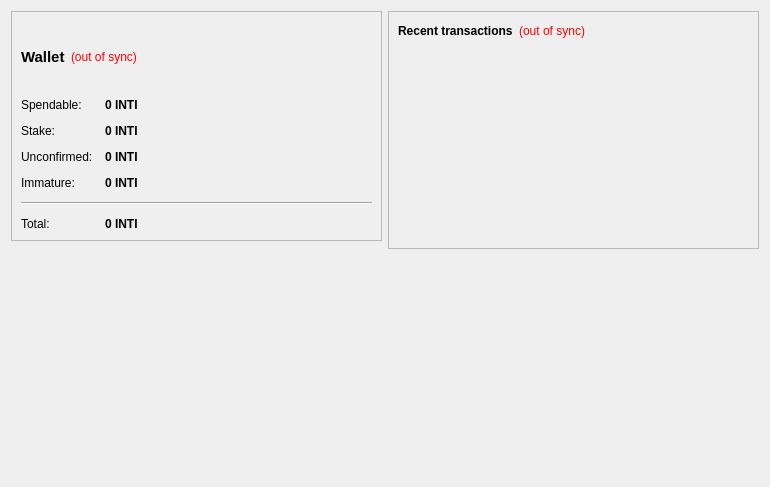
<?xml version="1.0" encoding="UTF-8"?>
<ui version="4.0">
 <class>OverviewPage</class>
 <widget class="QWidget" name="OverviewPage">
  <property name="geometry">
   <rect>
    <x>0</x>
    <y>0</y>
    <width>770</width>
    <height>487</height>
   </rect>
  </property>
  <property name="windowTitle">
   <string>Form</string>
  </property>
  <layout class="QHBoxLayout" name="horizontalLayout" stretch="1,1">
   <item>
    <layout class="QVBoxLayout" name="verticalLayout_2">
     <item>
      <widget class="QFrame" name="frame">
       <property name="frameShape">
        <enum>QFrame::StyledPanel</enum>
       </property>
       <property name="frameShadow">
        <enum>QFrame::Raised</enum>
       </property>
       <layout class="QVBoxLayout" name="verticalLayout_4">
        <item>
         <layout class="QHBoxLayout" name="horizontalLayout_4">
          <item>
           <widget class="QLabel" name="label_5">
            <property name="font">
             <font>
              <pointsize>11</pointsize>
              <weight>75</weight>
              <bold>true</bold>
             </font>
            </property>
            <property name="text">
             <string>Wallet</string>
            </property>
           </widget>
          </item>
          <item>
           <widget class="QLabel" name="labelWalletStatus">
            <property name="toolTip">
             <string>The displayed information may be out of date. Your wallet automatically synchronizes with the INTICOIN network after a connection is established, but this process has not completed yet.</string>
            </property>
            <property name="styleSheet">
             <string notr="true">QLabel { color: red; }</string>
            </property>
            <property name="text">
             <string notr="true">(out of sync)</string>
            </property>
            <property name="alignment">
             <set>Qt::AlignLeading|Qt::AlignLeft|Qt::AlignVCenter</set>
            </property>
           </widget>
          </item>
          <item>
           <spacer name="horizontalSpacer_2">
            <property name="orientation">
             <enum>Qt::Horizontal</enum>
            </property>
            <property name="sizeHint" stdset="0">
             <size>
              <width>40</width>
              <height>20</height>
             </size>
            </property>
           </spacer>
          </item>
         </layout>
        </item>
        <item>
         <layout class="QFormLayout" name="formLayout_2">
          <property name="fieldGrowthPolicy">
           <enum>QFormLayout::AllNonFixedFieldsGrow</enum>
          </property>
          <property name="horizontalSpacing">
           <number>12</number>
          </property>
          <property name="verticalSpacing">
           <number>12</number>
          </property>
          <item row="0" column="0">
           <widget class="QLabel" name="label">
            <property name="text">
             <string>Spendable:</string>
            </property>
           </widget>
          </item>
          <item row="0" column="1">
           <widget class="QLabel" name="labelBalance">
            <property name="font">
             <font>
              <weight>75</weight>
              <bold>true</bold>
             </font>
            </property>
            <property name="cursor">
             <cursorShape>IBeamCursor</cursorShape>
            </property>
            <property name="toolTip">
             <string>Your current spendable balance</string>
            </property>
            <property name="text">
             <string notr="true">0 INTI</string>
            </property>
            <property name="textInteractionFlags">
             <set>Qt::LinksAccessibleByMouse|Qt::TextSelectableByKeyboard|Qt::TextSelectableByMouse</set>
            </property>
           </widget>
          </item>
          <item row="1" column="0">
           <widget class="QLabel" name="label_stake">
            <property name="text">
             <string>Stake:</string>
            </property>
           </widget>
          </item>
          <item row="1" column="1">
           <widget class="QLabel" name="labelStake">
            <property name="font">
             <font>
              <weight>75</weight>
              <bold>true</bold>
             </font>
            </property>
            <property name="cursor">
             <cursorShape>IBeamCursor</cursorShape>
            </property>
            <property name="toolTip">
             <string>Total of coins that was staked, and do not yet count toward the current balance</string>
            </property>
            <property name="text">
             <string notr="true">0 INTI</string>
            </property>
            <property name="textInteractionFlags">
             <set>Qt::LinksAccessibleByMouse|Qt::TextSelectableByKeyboard|Qt::TextSelectableByMouse</set>
            </property>
           </widget>
          </item>
          <item row="2" column="0">
           <widget class="QLabel" name="label_3">
            <property name="text">
             <string>Unconfirmed:</string>
            </property>
           </widget>
          </item>
          <item row="2" column="1">
           <widget class="QLabel" name="labelUnconfirmed">
            <property name="font">
             <font>
              <weight>75</weight>
              <bold>true</bold>
             </font>
            </property>
            <property name="cursor">
             <cursorShape>IBeamCursor</cursorShape>
            </property>
            <property name="toolTip">
             <string>Total of transactions that have yet to be confirmed, and do not yet count toward the current balance</string>
            </property>
            <property name="text">
             <string notr="true">0 INTI</string>
            </property>
            <property name="textInteractionFlags">
             <set>Qt::LinksAccessibleByMouse|Qt::TextSelectableByKeyboard|Qt::TextSelectableByMouse</set>
            </property>
           </widget>
          </item>
          <item row="3" column="0">
           <widget class="QLabel" name="labelImmatureText">
            <property name="text">
             <string>Immature:</string>
            </property>
           </widget>
          </item>
          <item row="3" column="1">
           <widget class="QLabel" name="labelImmature">
            <property name="font">
             <font>
              <weight>75</weight>
              <bold>true</bold>
             </font>
            </property>
            <property name="toolTip">
             <string>Mined balance that has not yet matured</string>
            </property>
            <property name="text">
             <string notr="true">0 INTI</string>
            </property>
            <property name="textInteractionFlags">
             <set>Qt::LinksAccessibleByMouse|Qt::TextSelectableByKeyboard|Qt::TextSelectableByMouse</set>
            </property>
           </widget>
          </item>
          <item row="4" column="0" colspan="2">
           <widget class="Line" name="line">
            <property name="orientation">
             <enum>Qt::Horizontal</enum>
            </property>
           </widget>
          </item>
          <item row="5" column="0">
           <widget class="QLabel" name="labelTotalText">
            <property name="text">
             <string>Total:</string>
            </property>
           </widget>
          </item>
          <item row="5" column="1">
           <widget class="QLabel" name="labelTotal">
            <property name="font">
             <font>
              <weight>75</weight>
              <bold>true</bold>
             </font>
            </property>
            <property name="cursor">
             <cursorShape>IBeamCursor</cursorShape>
            </property>
            <property name="toolTip">
             <string>Your current total balance</string>
            </property>
            <property name="text">
             <string notr="true">0 INTI</string>
            </property>
            <property name="textInteractionFlags">
             <set>Qt::LinksAccessibleByMouse|Qt::TextSelectableByKeyboard|Qt::TextSelectableByMouse</set>
            </property>
           </widget>
          </item>
         </layout>
        </item>
       </layout>
      </widget>
     </item>
     <item>
      <widget class="QLabel" name="label_6">
       <property name="text">
        <string/>
       </property>
       <property name="pixmap">
        <pixmap resource="../bitcoin.qrc">:/images/chuspa</pixmap>
       </property>
       <property name="scaledContents">
        <bool>false</bool>
       </property>
       <property name="alignment">
        <set>Qt::AlignCenter</set>
       </property>
       <property name="margin">
        <number>-2</number>
       </property>
      </widget>
     </item>
    </layout>
   </item>
   <item>
    <layout class="QVBoxLayout" name="verticalLayout_3">
     <item>
      <widget class="QFrame" name="frame_2">
       <property name="frameShape">
        <enum>QFrame::StyledPanel</enum>
       </property>
       <property name="frameShadow">
        <enum>QFrame::Raised</enum>
       </property>
       <layout class="QVBoxLayout" name="verticalLayout">
        <item>
         <layout class="QHBoxLayout" name="horizontalLayout_2">
          <item>
           <widget class="QLabel" name="label_4">
            <property name="text">
             <string>&lt;b&gt;Recent transactions&lt;/b&gt;</string>
            </property>
           </widget>
          </item>
          <item>
           <widget class="QLabel" name="labelTransactionsStatus">
            <property name="toolTip">
             <string>The displayed information may be out of date. Your wallet automatically synchronizes with the INTICOIN network after a connection is established, but this process has not completed yet.</string>
            </property>
            <property name="styleSheet">
             <string notr="true">QLabel { color: red; }</string>
            </property>
            <property name="text">
             <string notr="true">(out of sync)</string>
            </property>
            <property name="alignment">
             <set>Qt::AlignRight|Qt::AlignTrailing|Qt::AlignVCenter</set>
            </property>
           </widget>
          </item>
          <item>
           <spacer name="horizontalSpacer">
            <property name="orientation">
             <enum>Qt::Horizontal</enum>
            </property>
            <property name="sizeHint" stdset="0">
             <size>
              <width>40</width>
              <height>20</height>
             </size>
            </property>
           </spacer>
          </item>
         </layout>
        </item>
        <item>
         <widget class="QListView" name="listTransactions">
          <property name="palette">
           <palette>
            <active>
             <colorrole role="BrightText">
              <brush brushstyle="SolidPattern">
               <color alpha="255">
                <red>0</red>
                <green>0</green>
                <blue>0</blue>
               </color>
              </brush>
             </colorrole>
             <colorrole role="Base">
              <brush brushstyle="NoBrush">
               <color alpha="255">
                <red>0</red>
                <green>0</green>
                <blue>0</blue>
               </color>
              </brush>
             </colorrole>
             <colorrole role="HighlightedText">
              <brush brushstyle="SolidPattern">
               <color alpha="255">
                <red>0</red>
                <green>0</green>
                <blue>0</blue>
               </color>
              </brush>
             </colorrole>
            </active>
            <inactive>
             <colorrole role="BrightText">
              <brush brushstyle="SolidPattern">
               <color alpha="255">
                <red>0</red>
                <green>0</green>
                <blue>0</blue>
               </color>
              </brush>
             </colorrole>
             <colorrole role="Base">
              <brush brushstyle="NoBrush">
               <color alpha="255">
                <red>0</red>
                <green>0</green>
                <blue>0</blue>
               </color>
              </brush>
             </colorrole>
             <colorrole role="HighlightedText">
              <brush brushstyle="SolidPattern">
               <color alpha="255">
                <red>0</red>
                <green>0</green>
                <blue>0</blue>
               </color>
              </brush>
             </colorrole>
            </inactive>
            <disabled>
             <colorrole role="BrightText">
              <brush brushstyle="SolidPattern">
               <color alpha="255">
                <red>0</red>
                <green>0</green>
                <blue>0</blue>
               </color>
              </brush>
             </colorrole>
             <colorrole role="Base">
              <brush brushstyle="NoBrush">
               <color alpha="255">
                <red>0</red>
                <green>0</green>
                <blue>0</blue>
               </color>
              </brush>
             </colorrole>
             <colorrole role="HighlightedText">
              <brush brushstyle="SolidPattern">
               <color alpha="255">
                <red>0</red>
                <green>0</green>
                <blue>0</blue>
               </color>
              </brush>
             </colorrole>
            </disabled>
           </palette>
          </property>
          <property name="styleSheet">
           <string notr="true">border-image: url(:/images/fontmine);
QListView { background: transparent; }</string>
          </property>
          <property name="frameShape">
           <enum>QFrame::NoFrame</enum>
          </property>
          <property name="verticalScrollBarPolicy">
           <enum>Qt::ScrollBarAlwaysOff</enum>
          </property>
          <property name="horizontalScrollBarPolicy">
           <enum>Qt::ScrollBarAlwaysOff</enum>
          </property>
          <property name="selectionMode">
           <enum>QAbstractItemView::NoSelection</enum>
          </property>
         </widget>
        </item>
       </layout>
      </widget>
     </item>
     <item>
      <spacer name="verticalSpacer_2">
       <property name="orientation">
        <enum>Qt::Vertical</enum>
       </property>
       <property name="sizeHint" stdset="0">
        <size>
         <width>20</width>
         <height>40</height>
        </size>
       </property>
      </spacer>
     </item>
    </layout>
   </item>
  </layout>
 </widget>
 <resources>
  <include location="../bitcoin.qrc"/>
 </resources>
 <connections/>
</ui>
